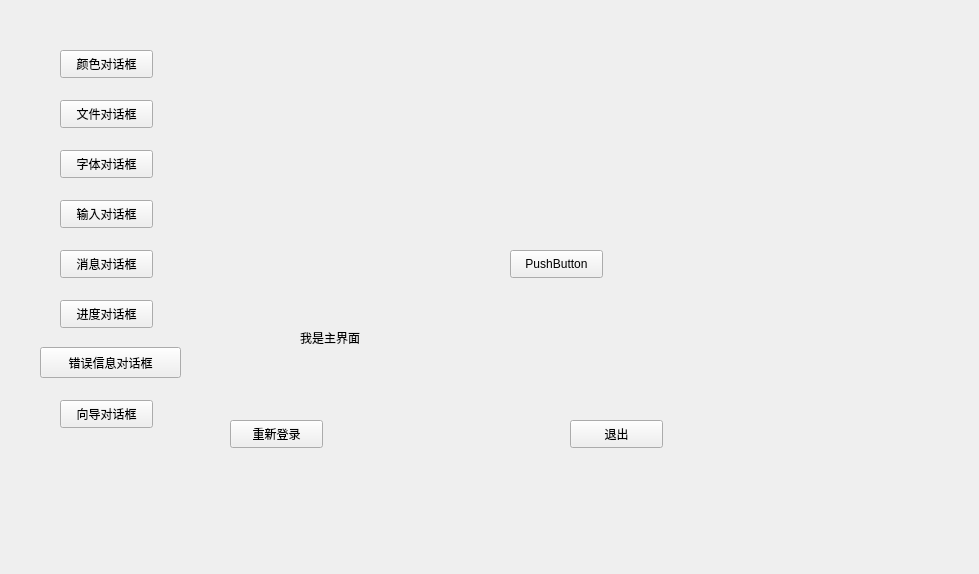
<?xml version="1.0" encoding="UTF-8"?>
<ui version="4.0">
 <class>MyWidget</class>
 <widget class="QWidget" name="MyWidget">
  <property name="geometry">
   <rect>
    <x>0</x>
    <y>0</y>
    <width>979</width>
    <height>574</height>
   </rect>
  </property>
  <property name="windowTitle">
   <string>MyWidget</string>
  </property>
  <widget class="QLabel" name="label">
   <property name="geometry">
    <rect>
     <x>300</x>
     <y>330</y>
     <width>72</width>
     <height>15</height>
    </rect>
   </property>
   <property name="text">
    <string>我是主界面</string>
   </property>
  </widget>
  <widget class="QPushButton" name="showChildButton">
   <property name="geometry">
    <rect>
     <x>510</x>
     <y>250</y>
     <width>93</width>
     <height>28</height>
    </rect>
   </property>
   <property name="text">
    <string>PushButton</string>
   </property>
  </widget>
  <widget class="QPushButton" name="pushButton">
   <property name="geometry">
    <rect>
     <x>230</x>
     <y>420</y>
     <width>93</width>
     <height>28</height>
    </rect>
   </property>
   <property name="text">
    <string>重新登录</string>
   </property>
  </widget>
  <widget class="QPushButton" name="pushButton_2">
   <property name="geometry">
    <rect>
     <x>570</x>
     <y>420</y>
     <width>93</width>
     <height>28</height>
    </rect>
   </property>
   <property name="text">
    <string>退出</string>
   </property>
  </widget>
  <widget class="QPushButton" name="pushButton_3">
   <property name="geometry">
    <rect>
     <x>60</x>
     <y>50</y>
     <width>93</width>
     <height>28</height>
    </rect>
   </property>
   <property name="text">
    <string>颜色对话框</string>
   </property>
  </widget>
  <widget class="QPushButton" name="pushButton_4">
   <property name="geometry">
    <rect>
     <x>60</x>
     <y>100</y>
     <width>93</width>
     <height>28</height>
    </rect>
   </property>
   <property name="text">
    <string>文件对话框</string>
   </property>
  </widget>
  <widget class="QPushButton" name="pushButton_5">
   <property name="geometry">
    <rect>
     <x>60</x>
     <y>150</y>
     <width>93</width>
     <height>28</height>
    </rect>
   </property>
   <property name="text">
    <string>字体对话框</string>
   </property>
  </widget>
  <widget class="QPushButton" name="pushButton_6">
   <property name="geometry">
    <rect>
     <x>60</x>
     <y>200</y>
     <width>93</width>
     <height>28</height>
    </rect>
   </property>
   <property name="text">
    <string>输入对话框</string>
   </property>
  </widget>
  <widget class="QPushButton" name="pushButton_7">
   <property name="geometry">
    <rect>
     <x>60</x>
     <y>250</y>
     <width>93</width>
     <height>28</height>
    </rect>
   </property>
   <property name="text">
    <string>消息对话框</string>
   </property>
  </widget>
  <widget class="QPushButton" name="pushButton_8">
   <property name="geometry">
    <rect>
     <x>60</x>
     <y>300</y>
     <width>93</width>
     <height>28</height>
    </rect>
   </property>
   <property name="text">
    <string>进度对话框</string>
   </property>
  </widget>
  <widget class="QPushButton" name="pushButton_9">
   <property name="geometry">
    <rect>
     <x>40</x>
     <y>347</y>
     <width>141</width>
     <height>31</height>
    </rect>
   </property>
   <property name="text">
    <string>错误信息对话框</string>
   </property>
  </widget>
  <widget class="QPushButton" name="pushButton_10">
   <property name="geometry">
    <rect>
     <x>60</x>
     <y>400</y>
     <width>93</width>
     <height>28</height>
    </rect>
   </property>
   <property name="text">
    <string>向导对话框</string>
   </property>
  </widget>
 </widget>
 <layoutdefault spacing="6" margin="11"/>
 <resources/>
 <connections>
  <connection>
   <sender>pushButton_2</sender>
   <signal>clicked()</signal>
   <receiver>MyWidget</receiver>
   <slot>close()</slot>
   <hints>
    <hint type="sourcelabel">
     <x>639</x>
     <y>432</y>
    </hint>
    <hint type="destinationlabel">
     <x>675</x>
     <y>368</y>
    </hint>
   </hints>
  </connection>
 </connections>
</ui>
